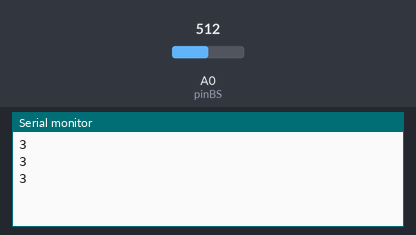
The sketch below on a simulated Arduino Uno, built with avr-gcc and run on an emulated ATmega328P. On the bench: the last lines printed to the serial monitor. The test bench sets the inputs (shaded band); at power-on: A0 (pinBS) = 512.

Above: at 1.3 s.
1.4 s: A0 (pinBS) set to 306
At 1.9 s:
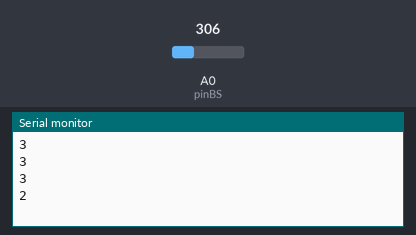
2.9 s: A0 (pinBS) set to 122
At 3.4 s:
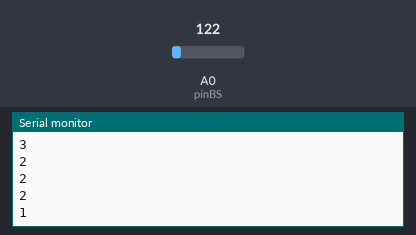
Timing chart, 0 to 5.9 s (numbered marks = the images above; inputs shaded):
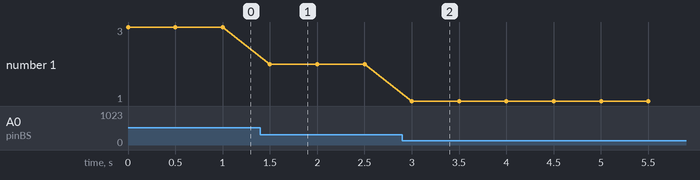

Measured:
- after the input at 1.4 s, the serial monitor: prints a new line after 0.10 s (image 1)
- after the input at 2.9 s, the serial monitor: prints a new line after 0.10 s (image 2)
- plotted number 1: 3 → 2 after the input at 1.4 s, 2 → 1 after the input at 2.9 s

The sketch:

Multiboton_Un_Pin.ino
```cpp
int pinBS = A0; //Pin Bottons
bool state= false; //Estado del botón
bool presion = false; //siel botón fue presionado o no
int lec; //valor que lee el puerto analógico

void setup() {
  pinMode(pinBS, INPUT);
  Serial.begin(9600);
  while(!Serial);
}

void loop() {
  int lec = analogRead(pinBS);

 /* if( lec == 0){
    state = false;
  }else state = true;

  while(state == true){
    lec = analogRead(pinBS);
     if( lec == 0){
      state = false;
      }else state = true;
  }*/

  Serial.println( MBotton(lec) );
  delay(500);

}

int MBotton(int var){
  int lim1 = 250;
  int lim2 = 400;
  int lim3 = 800;

  if( var == 0)
  return 0;

  if(0 < var && var < lim1)
  return 1;

  if( lim1 < var && var < lim2 )
  return 2;

  if( lim2 <  var && var < lim3)
  return 3;

  if( lim3 < var && var < 1023)
  return 4;
}

//la función esperar() identifica que el botón 'pin' haya sido presionado y soltado para poder contar el puchado de ducho botón y cambiar el estado 'var' del botón
void esperar(int lec, boolean var, int pin){
  while(var == HIGH){ //mientras se mantenga presionado el botón, sigue leyendo el estado del botón y no sale del bucle 'while' hasta que se suelte el botón
    var = digitalRead(pin);
  }
}
```
